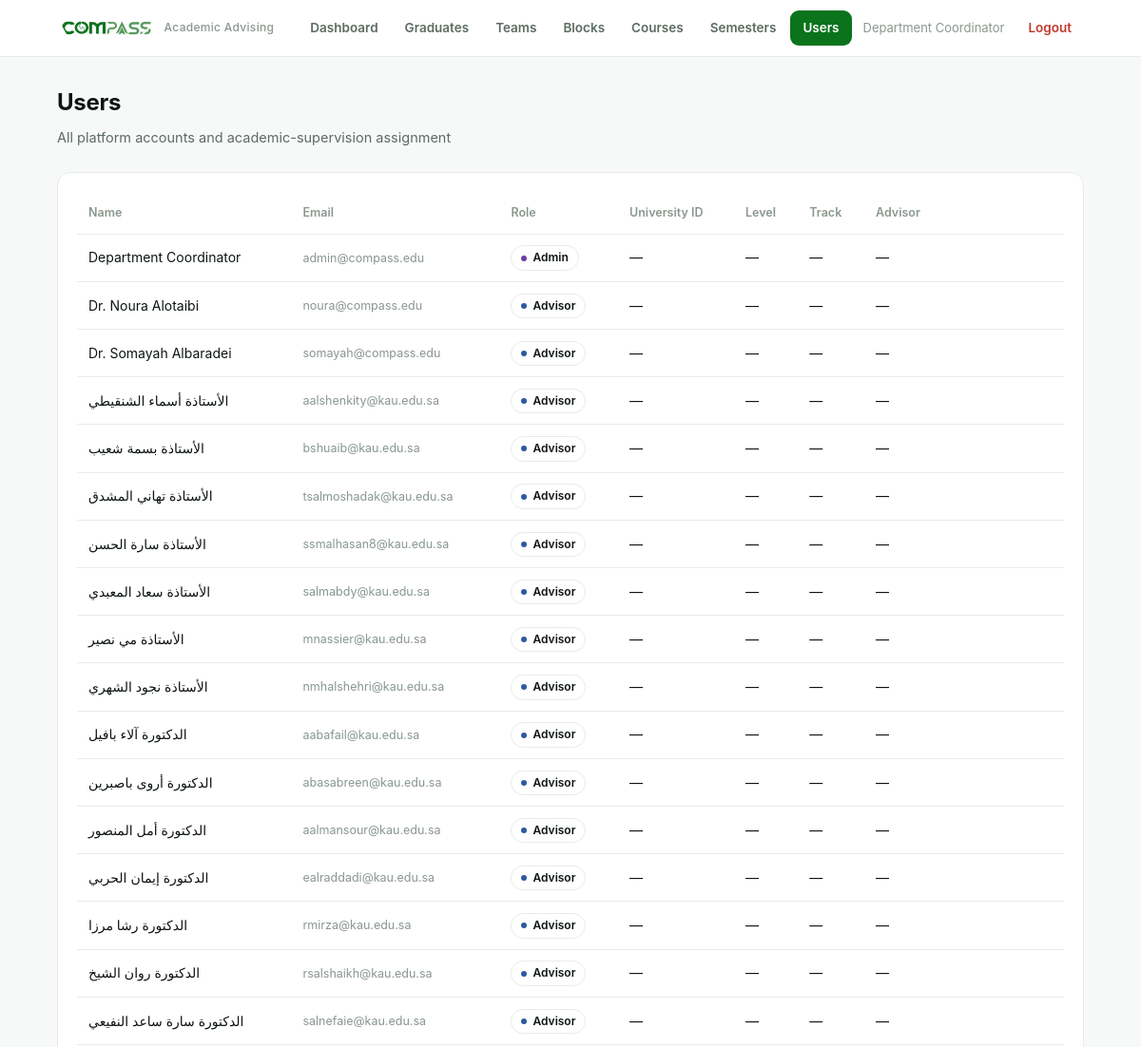
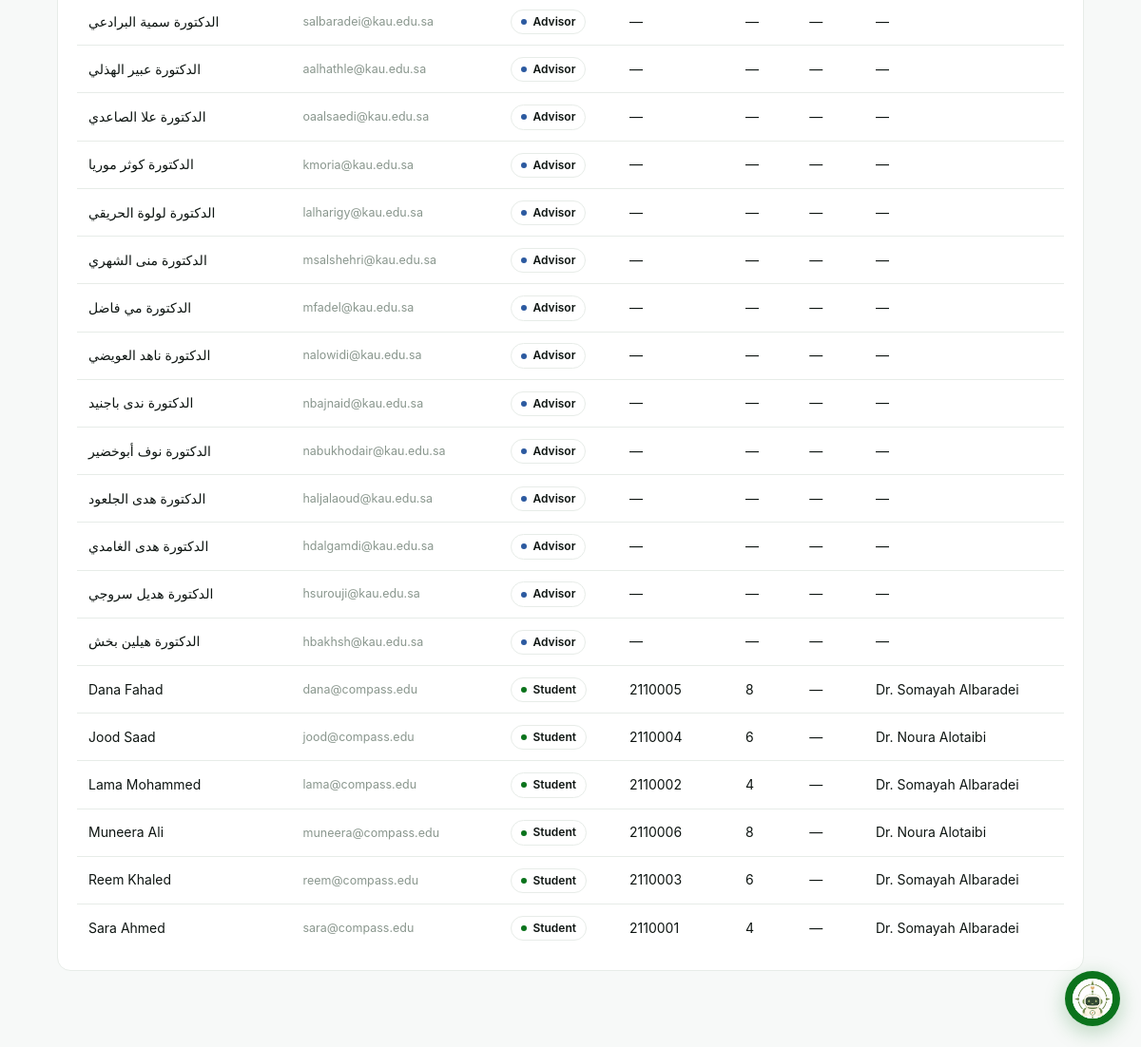
/admin/users (signed in), run on an earlier commit of the app's database (2 pictures, top to bottom).
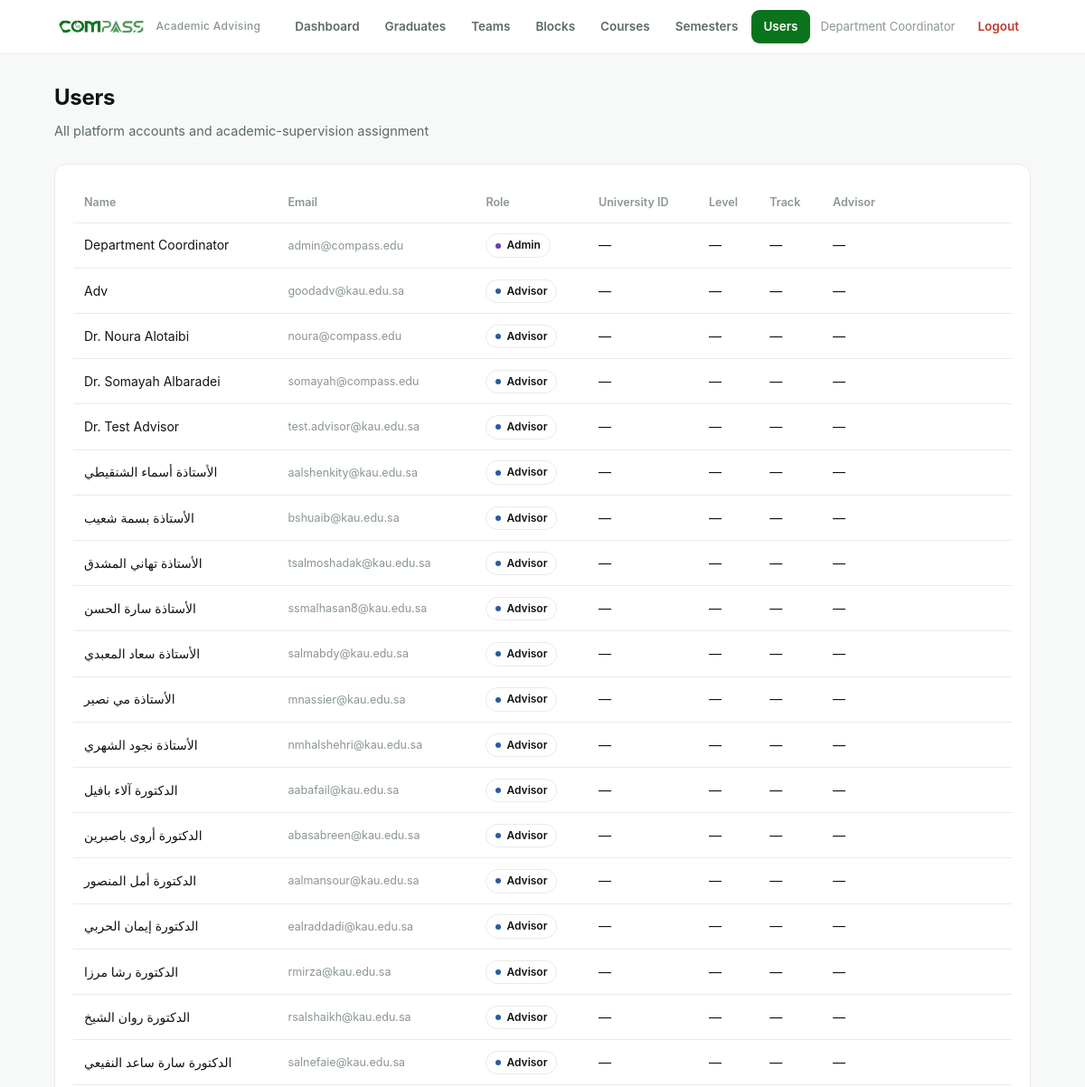
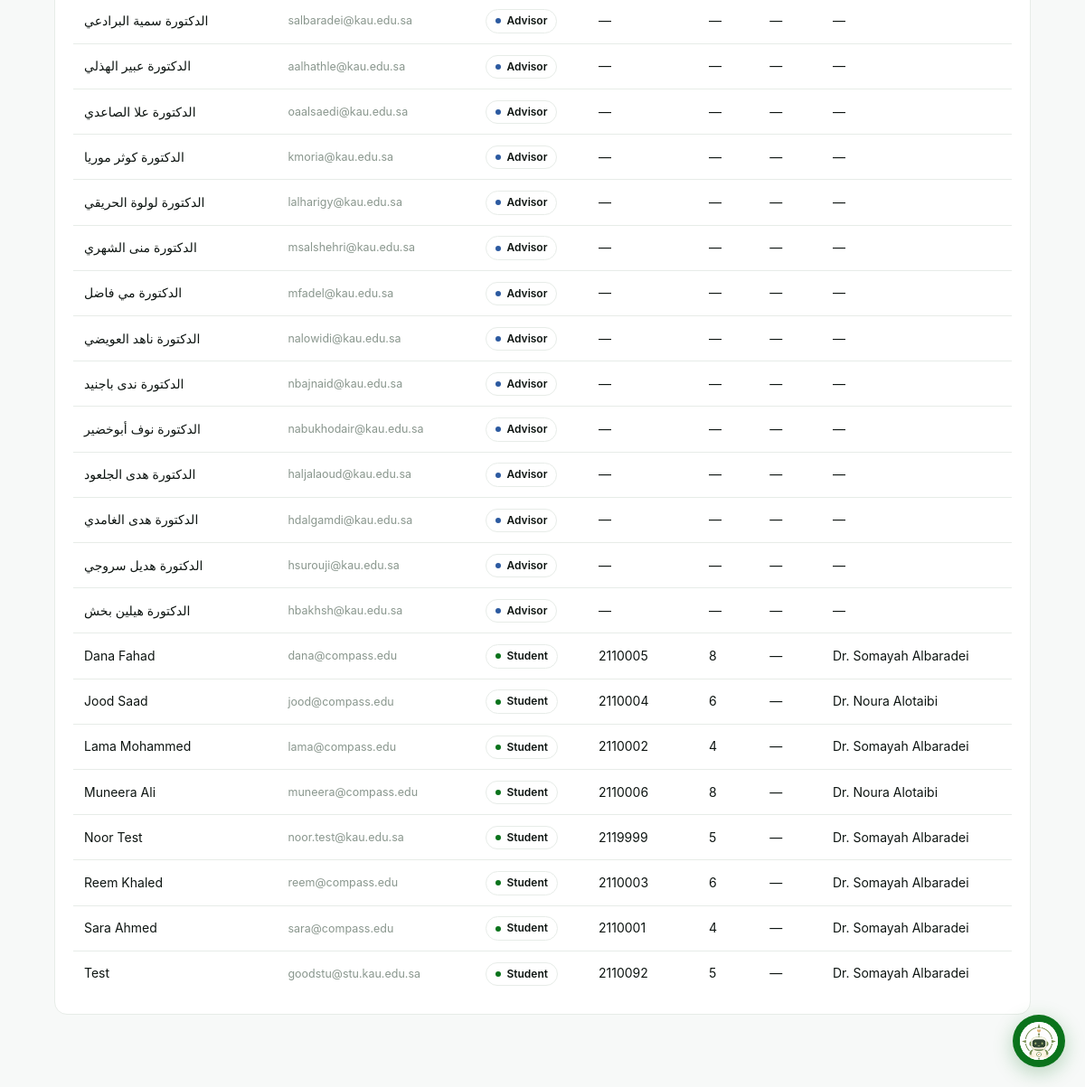
And on a later commit of the database (2 pictures, top to bottom).
### tables this page shows
CREATE TABLE users (
    id            INTEGER PRIMARY KEY AUTOINCREMENT,
    name          TEXT NOT NULL,
    email         TEXT NOT NULL UNIQUE,
    password_hash TEXT NOT NULL,
    role          TEXT NOT NULL CHECK(role IN ('student','advisor','admin'))
);

CREATE TABLE students (
    id                INTEGER PRIMARY KEY AUTOINCREMENT,
    user_id           INTEGER NOT NULL UNIQUE REFERENCES users(id),
    university_id     TEXT NOT NULL UNIQUE,
    level             INTEGER NOT NULL,
    track             TEXT,
    advisor_id        INTEGER REFERENCES users(id),
    admission_semester TEXT
);

### app.py (the view)
@app.route("/admin/users")
@login_required("admin")
def admin_users():
    db = get_db()
    users = db.execute(
        """SELECT u.id, u.name, u.email, u.role, s.university_id, s.level, s.track,
                  a.name AS advisor
           FROM users u
           LEFT JOIN students s ON s.user_id=u.id
           LEFT JOIN users a ON a.id=s.advisor_id
           ORDER BY u.role, u.name""",
    ).fetchall()
    return render_template("admin_users.html", users=users)

### app.py (called while the page is built)
@app.context_processor
def inject_student_nav():
    active = ENDPOINT_TO_TASK.get(request.endpoint)
    if request.endpoint == "student_task":
        active = request.view_args.get("key")
    if request.endpoint == "student_override":  # waiver shares the merged sidebar item
        active = "schedule_waiver"
    return {"student_tasks": STUDENT_TASKS, "active_task": active}

def current_user():
    uid = session.get("uid")
    if not uid:
        return None
    return get_db().execute("SELECT * FROM users WHERE id=?", (uid,)).fetchone()

@app.context_processor
def inject_user():
    return {"user": current_user()}

def login_required(role=None):
    def deco(view):
        @functools.wraps(view)
        def wrapped(*args, **kwargs):
            u = current_user()
            if not u:
                return redirect(url_for("login"))
            if role and u["role"] != role:
                abort(403)
            return view(*args, **kwargs)
        return wrapped
    return deco

### db.py (called while the page is built)
def get_db():
    conn = sqlite3.connect(DB_PATH)
    conn.row_factory = sqlite3.Row
    conn.execute("PRAGMA foreign_keys = ON")
    return conn

### templates/admin_users.html (shortened to what this page needs)
{% extends "base.html" %}
{% block content %}
<h1 class="page-title">Users</h1>
<p class="page-sub">All platform accounts and academic-supervision assignment</p>
<div class="card table-wrap">
  <table>
    <thead><tr><th>Name</th><th>Email</th><th>Role</th><th>University ID</th><th>Level</th><th>Track</th><th>Advisor</th></tr></thead>
    <tbody>
      {% for u in users %}
      <tr>
        <td>{{ u['name'] }}</td>
        <td class="mini">{{ u['email'] }}</td>
        <td>
          {% if u['role']=='admin' %}<span class="badge free">Admin</span>
          {% elif u['role']=='advisor' %}<span class="badge elective">Advisor</span>
          {% else %}<span class="badge core">Student</span>{% endif %}
        </td>
        <td>{{ u['university_id'] or '—' }}</td>
        <td>{{ u['level'] or '—' }}</td>
        <td>{{ u['track'] or '—' }}</td>
        <td>{{ u['advisor'] or '—' }}</td>
      </tr>
      {% endfor %}
    </tbody>
  </table>
</div>
{% endblock %}

### templates/base.html (shortened to what this page needs)
<!doctype html>
<html lang="en">
<head>
  <link rel="stylesheet" href="{{ url_for('static', filename='styles.css') }}?v=10">
</head>
<body>
  {% if user %}
  <header class="topbar">
    <div class="topbar-inner">
      <a class="brand" href="{{ url_for('about') }}">
        <img src="{{ url_for('static', filename='logo.png') }}" alt="COMPASS">
        <span class="sub">Academic Advising</span>
      </a>
      <nav class="nav">
        {% set ep = request.endpoint %}
        {% if user['role'] == 'advisor' %}
          <a href="{{ url_for('advisor_students') }}" class="{{ 'active' if ep=='advisor_students' }}">My Students</a>
          <a href="{{ url_for('advisor_approvals') }}" class="{{ 'active' if ep=='advisor_approvals' }}">Approvals</a>
          <a href="{{ url_for('advisor_requests') }}" class="{{ 'active' if ep=='advisor_requests' }}">Requests</a>
          <a href="{{ url_for('advisor_stats') }}" class="{{ 'active' if ep in ['advisor_stats','advisor_stats_course'] }}">Statistics</a>
        {% elif user['role'] == 'admin' %}
          <a href="{{ url_for('admin_home') }}" class="{{ 'active' if ep=='admin_home' }}">Dashboard</a>
          <a href="{{ url_for('admin_graduates') }}" class="{{ 'active' if ep=='admin_graduates' }}">Graduates</a>
          <a href="{{ url_for('admin_teams') }}" class="{{ 'active' if ep=='admin_teams' }}">Teams</a>
          <a href="{{ url_for('admin_blocks') }}" class="{{ 'active' if ep=='admin_blocks' }}">Blocks</a>
          <a href="{{ url_for('admin_courses') }}" class="{{ 'active' if ep=='admin_courses' }}">Courses</a>
          <a href="{{ url_for('admin_semesters') }}" class="{{ 'active' if ep=='admin_semesters' }}">Semesters</a>
          <a href="{{ url_for('admin_users') }}" class="{{ 'active' if ep=='admin_users' }}">Users</a>
        {% endif %}
        <span class="who">{{ user['name'] }}</span>
        <a href="{{ url_for('logout') }}" class="logout">Logout</a>
      </nav>
    </div>
  </header>
  {% endif %}
  {% if user and user['role'] == 'student' %}
  <div class="shell">
    <aside class="sidebar">
      <div class="sidebar-title">My Tasks</div>
      {% for sec in student_tasks %}
        {% set sec_open = active_task in (sec['items'] | map(attribute='key') | list) %}
        <div class="side-group {{ 'open' if sec_open }}">
          <button type="button" class="side-section" onclick="this.parentElement.classList.toggle('open')">
            <span>{{ sec['section'] }}</span><span class="chev">›</span>
          </button>
          <div class="side-items">
            {% for it in sec['items'] %}
              {% set href = url_for(it['endpoint']) if it['endpoint'] else url_for('student_task', key=it['key']) %}
              <a class="side-link {{ 'active' if active_task == it['key'] }}" href="{{ href }}">
                <span class="lbl">{{ it['label'] }}</span>
                {% if it['status'] == 'soon' %}<span class="soon-dot">Soon</span>{% endif %}
              </a>
            {% endfor %}
          </div>
        </div>
      {% endfor %}
    </aside>
    <main class="content">
      {% with messages = get_flashed_messages(with_categories=true) %}
        {% for category, msg in messages %}<div class="flash {{ category }}">{{ msg }}</div>{% endfor %}
      {% endwith %}
      {% block student_content %}{% endblock %}
    </main>
  </div>
  {% else %}
  <main class="container">
    {% block content %}{% endblock %}
  </main>
  {% endif %}
  {% include '_bot.html' %}
</body>
</html>

### templates/_bot.html (shortened to what this page needs)
<button class="bot-fab" id="botFab" aria-label="Ask COMPASS-Bot" title="Ask COMPASS-Bot">
  <img src="/static/bot-avatar.png?v=2" alt="COMPASS-Bot"></button>

### static/styles.css (style rules this page uses)
:root { --ink:#0e1512; --muted:#5c6b62; --faint:#8a978e; --line:#e7ece8; --bg:#f7f9f8; --white:#ffffff; --panel:#f2f6f3; --accent:#0b731c; --accent-2:#159a2b; --accent-soft:#eaf6ec; --blue:#2c5aa0; --blue-bg:#eef2fb; --purple:#6b3fa0; --purple-bg:#f4eefb; --amber:#8a6d1a; --amber-bg:#f7f0dd; --danger:#c0392b; --danger-bg:#fdecea; --radius:14px; --mono:"SF Mono",ui-monospace,"JetBrains Mono",Menlo,monospace; }
* { box-sizing:border-box }
html,body { margin:0;padding:0 }
body { font-family:"Inter","Segoe UI",Tahoma,-apple-system,Arial,sans-serif; background:var(--bg);color:var(--ink);line-height:1.7;direction:ltr; -webkit-font-smoothing:antialiased; }
a { color:var(--accent);text-decoration:none }
.topbar { background:rgba(255,255,255,.92);backdrop-filter:blur(8px); border-bottom:1px solid var(--line);position:sticky;top:0;z-index:20 }
.topbar-inner { max-width:1120px;margin:0 auto;padding:11px 20px; display:flex;align-items:center;gap:16px;flex-wrap:wrap }
.brand { display:flex;align-items:center;gap:9px;font-weight:700;letter-spacing:.3px }
.brand img { height:22px }
.brand .sub { font-size:12px;color:var(--faint);font-weight:500 }
.nav { display:flex;gap:2px;flex-wrap:wrap;margin-inline-start:auto;align-items:center }
.nav a { padding:7px 13px;border-radius:9px;font-size:13.5px;font-weight:600;color:var(--muted) }
.nav a.active { background:var(--accent);color:#fff }
.nav .who { font-size:13px;color:var(--faint);padding:7px 10px }
.nav .logout { color:var(--danger) }
.container { max-width:1120px;margin:0 auto;padding:28px 20px 64px }
.page-title { font-size:24px;font-weight:750;letter-spacing:-.3px;margin:0 0 4px }
.page-sub { color:var(--muted);margin:0 0 24px;font-size:14.5px }
.card { background:var(--white);border:1px solid var(--line);border-radius:var(--radius); padding:20px;margin-bottom:16px }
table { width:100%;border-collapse:collapse;font-size:14px }
th,td { padding:11px 12px;text-align:left;border-bottom:1px solid var(--line) }
th { background:transparent;color:var(--faint);font-weight:600;font-size:12.5px; border-bottom:1px solid var(--line) }
tbody tr:last-child td { border-bottom:none }
.table-wrap { overflow-x:auto }
.badge { display:inline-flex;align-items:center;gap:6px;padding:2px 10px;border-radius:999px; font-size:12px;font-weight:600;background:transparent;color:var(--ink);border:1px solid var(--line) }
.badge::before { content:"";width:6px;height:6px;border-radius:50%;background:var(--faint);flex:0 0 auto }
.badge.core::before { background:var(--accent) }
.badge.elective::before { background:var(--blue) }
.badge.free::before { background:var(--purple) }
.mini { font-size:12.5px;color:var(--faint) }

### templates/_bot.html (style rules this page uses)
.bot-fab { position:fixed;bottom:22px;right:22px;z-index:60;background:var(--accent,#0b731c);border:none; border-radius:50%;padding:0;width:58px;height:58px;cursor:pointer; box-shadow:0 6px 22px rgba(11,115,28,.28);display:flex;align-items:center;justify-content:center }
.bot-fab img { width:42px;height:42px;border-radius:50%;background:#fff }

What changed in the data, as far as the page shows it:
added users: name "Adv", email "goodadv@kau.edu.sa", role "Advisor", u "—"
added users: name "Dr. Test Advisor", email "test.advisor@kau.edu.sa", role "Advisor", u "—"
added students: name "Noor Test", email "noor.test@kau.edu.sa", shows "Student", university "2119999", level "5", u "—", name "Dr. Somayah Albaradei"
added students: name "Test", email "goodstu@stu.kau.edu.sa", shows "Student", university "2110092", level "5", u "—", name "Dr. Somayah Albaradei"
